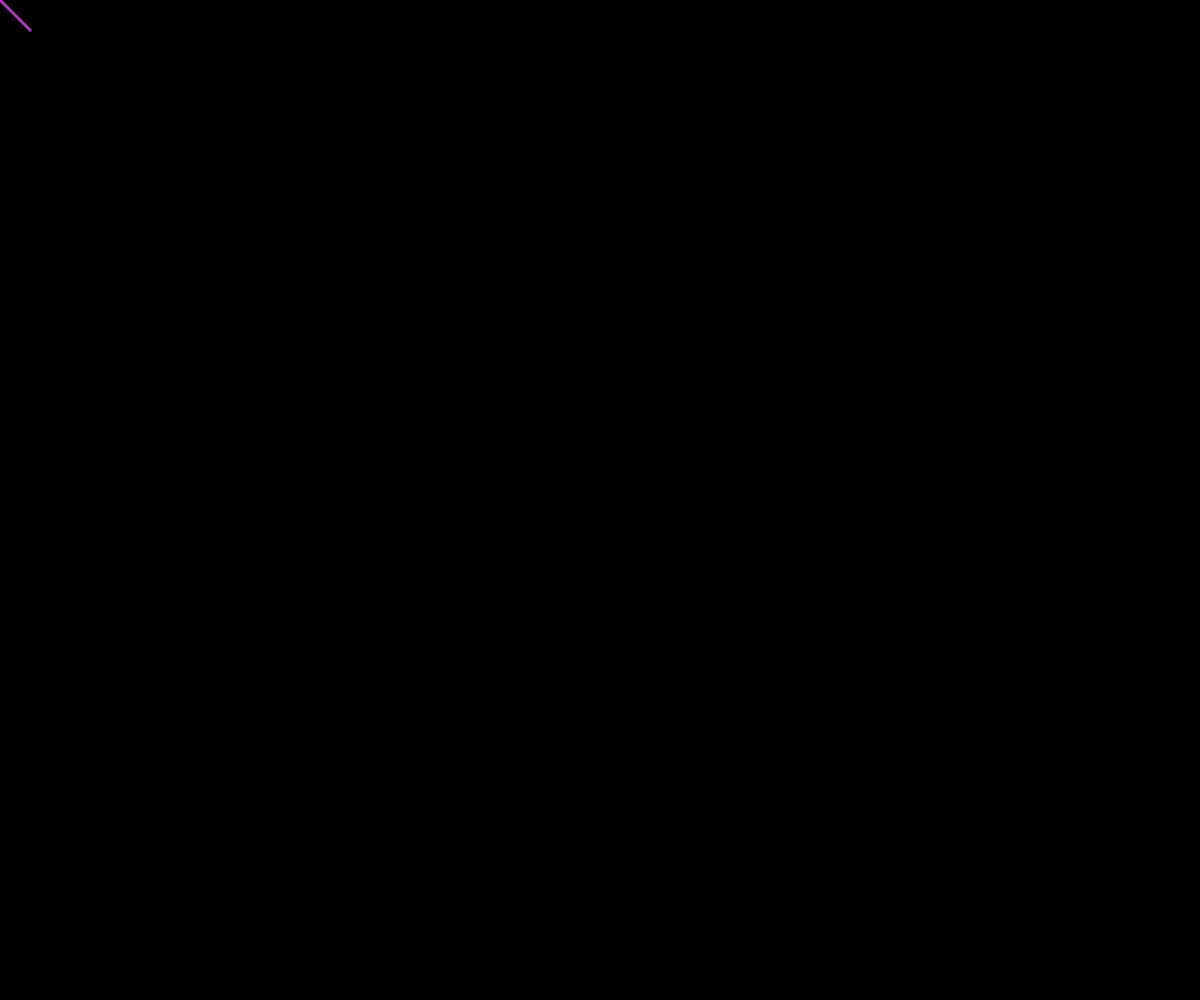
Frame 1 (no input)
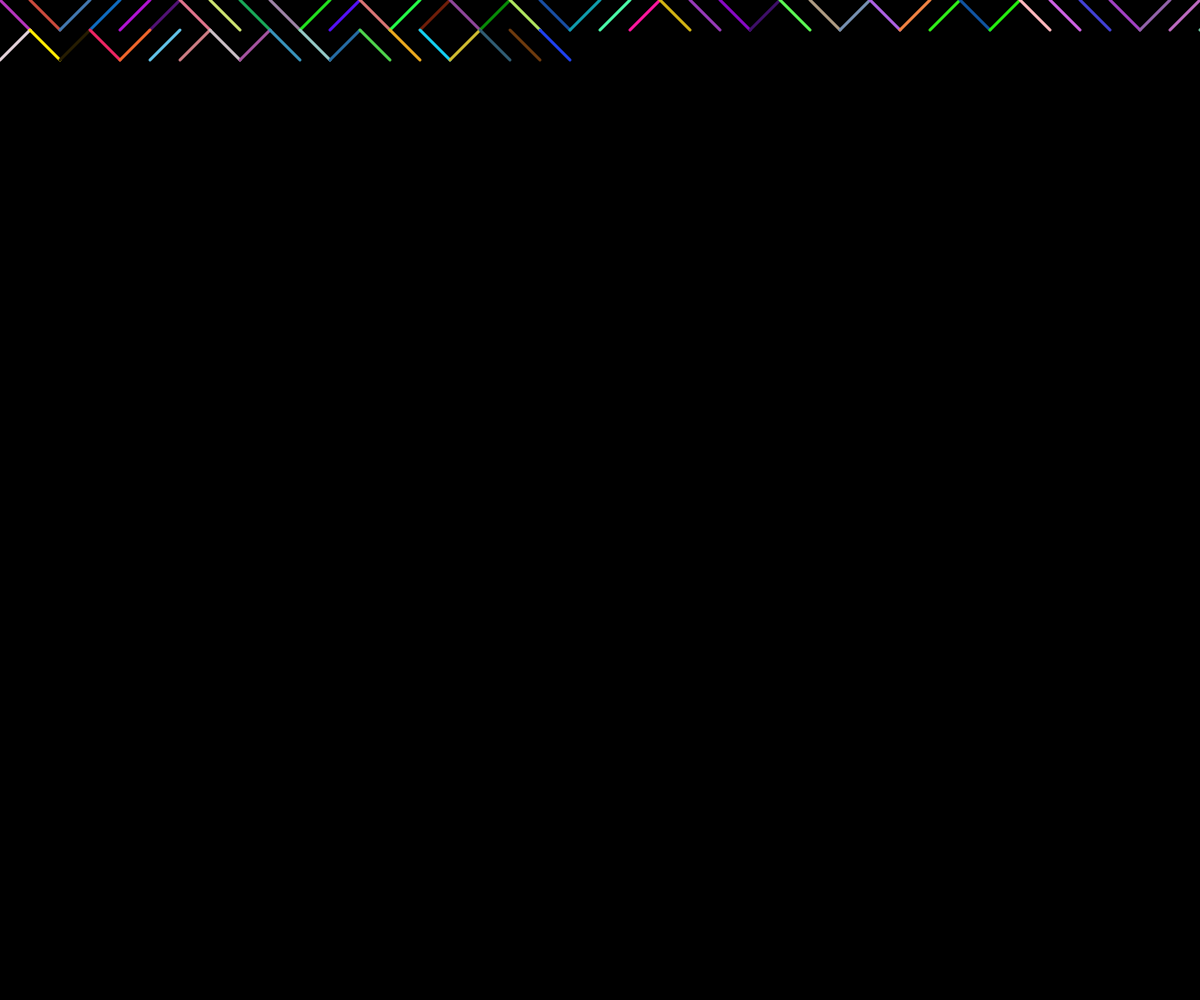
Frame 60 (no input)
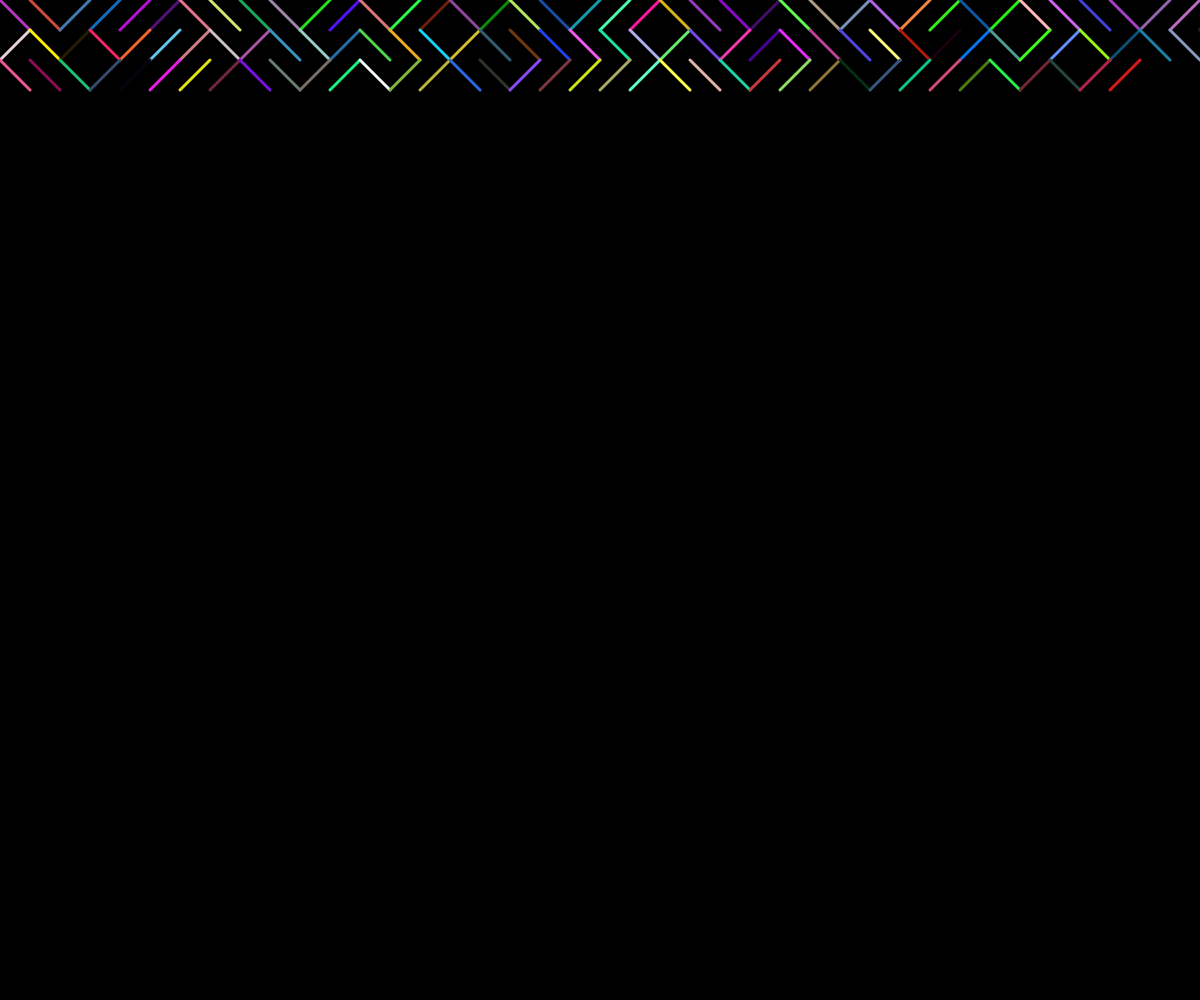
Frame 120 (the mouse pressed at the canvas centre since frame 60)

The p5.js sketch that drew these frames (run headless with seeded random() and noise() and a simulated clock; from frame 60 on, the mouse is pressed at the canvas centre):

// p5.js sketch
// ── sketch.js
// Original by Daniel Shiffman
// http://codingtra.in
// http://patreon.com/codingtrain

// 10PRINT
// Video coming soon

var x = 0;
var y = 0;
var spacing = 30;

function setup() {
  createCanvas(windowWidth, windowHeight);
  background(0);
}

function draw() {
  stroke(random(0, 255), random(0, 255), random(0, 255));
  strokeWeight(3);
  if (random(1) < .5) {
    line(x, y, x + spacing, y + spacing);
  } else {
    line(x, y + spacing, x + spacing, y);
  }
  x = x + spacing;
  if (x > width) {
    x = 0;
    y = y + spacing;
  }
}
